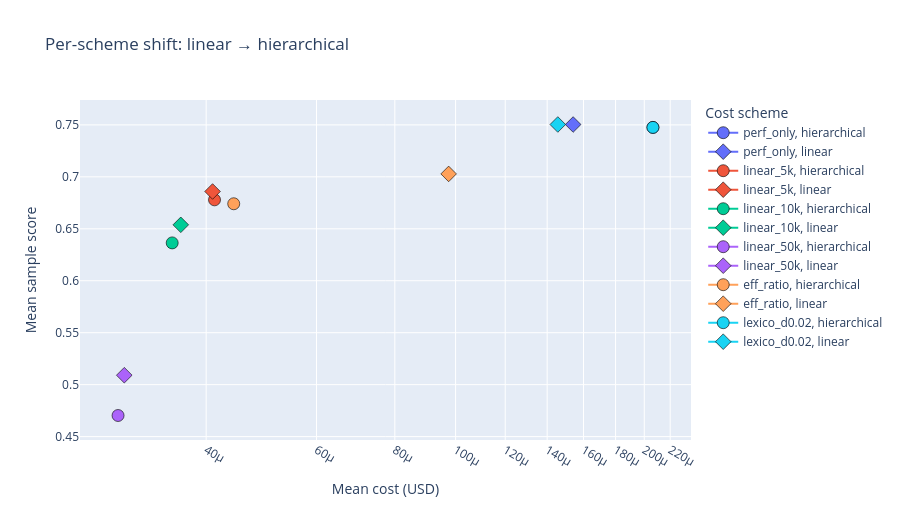

The code cell stored with this chart in its notebook:
### Code cell
# Impact view: linear → hierarchical shift per scheme
impact_pairs = (
    hier_cost_results_df.assign(cost_scheme=lambda df: pd.Categorical(df['cost_scheme'], categories=scheme_order, ordered=True))
    .sort_values(['cost_scheme', 'perf_mode'])
)

fig = px.line(
    impact_pairs,
    x='mean_cost_usd',
    y='mean_sample_score',
    color='cost_scheme',
    line_group='cost_scheme',
    markers=True,
    symbol='perf_mode',
    hover_data={
        'perf_mode': True,
        'mean_cost_usd': ':,.1e',
        'mean_sample_score': ':.4f',
        'mean_accuracy': ':.3f',
    },
    labels={'mean_cost_usd': 'Mean cost (USD)', 'mean_sample_score': 'Mean sample score'},
    title='Per-scheme shift: linear → hierarchical',
)
fig.update_traces(marker=dict(size=12, line=dict(color='black', width=0.6)))
fig.update_xaxes(type='log')
fig.update_layout(height=520, legend_title_text='Cost scheme')
fig.show()

### Figure 1 — Plotly figure (JSON) as saved in the notebook; plotly's stock layout.template omitted (floating-point values rounded to 4 significant figures)
{"data": [{"customdata": [["hierarchical", 0.7284]], "hovertemplate": "cost_scheme=perf_only<br>perf_mode=%{customdata[0]}<br>Mean cost (USD)=%{x:,.1e}<br>Mean sample score=%{y:.4f}<br>mean_accuracy=%{customdata[1]:.3f}<extra></extra>", "legendgroup": "perf_only, hierarchical", "line": {"color": "#636efa", "dash": "solid"}, "marker": {"line": {"color": "black", "width": 0.6}, "size": 12, "symbol": "circle"}, "mode": "lines+markers", "name": "perf_only, hierarchical", "orientation": "v", "showlegend": true, "type": "scatter", "x": [0.0002065], "xaxis": "x", "y": [0.7476], "yaxis": "y"}, {"customdata": [["linear", 0.7284]], "hovertemplate": "cost_scheme=perf_only<br>perf_mode=%{customdata[0]}<br>Mean cost (USD)=%{x:,.1e}<br>Mean sample score=%{y:.4f}<br>mean_accuracy=%{customdata[1]:.3f}<extra></extra>", "legendgroup": "perf_only, linear", "line": {"color": "#636efa", "dash": "solid"}, "marker": {"line": {"color": "black", "width": 0.6}, "size": 12, "symbol": "diamond"}, "mode": "lines+markers", "name": "perf_only, linear", "orientation": "v", "showlegend": true, "type": "scatter", "x": [0.000154], "xaxis": "x", "y": [0.7504], "yaxis": "y"}, {"customdata": [["hierarchical", 0.6716]], "hovertemplate": "cost_scheme=linear_5k<br>perf_mode=%{customdata[0]}<br>Mean cost (USD)=%{x:,.1e}<br>Mean sample score=%{y:.4f}<br>mean_accuracy=%{customdata[1]:.3f}<extra></extra>", "legendgroup": "linear_5k, hierarchical", "line": {"color": "#EF553B", "dash": "solid"}, "marker": {"line": {"color": "black", "width": 0.6}, "size": 12, "symbol": "circle"}, "mode": "lines+markers", "name": "linear_5k, hierarchical", "orientation": "v", "showlegend": true, "type": "scatter", "x": [4.125e-05], "xaxis": "x", "y": [0.6779], "yaxis": "y"}, {"customdata": [["linear", 0.6792]], "hovertemplate": "cost_scheme=linear_5k<br>perf_mode=%{customdata[0]}<br>Mean cost (USD)=%{x:,.1e}<br>Mean sample score=%{y:.4f}<br>mean_accuracy=%{customdata[1]:.3f}<extra></extra>", "legendgroup": "linear_5k, linear", "line": {"color": "#EF553B", "dash": "solid"}, "marker": {"line": {"color": "black", "width": 0.6}, "size": 12, "symbol": "diamond"}, "mode": "lines+markers", "name": "linear_5k, linear", "orientation": "v", "showlegend": true, "type": "scatter", "x": [4.095e-05], "xaxis": "x", "y": [0.6859], "yaxis": "y"}, {"customdata": [["hierarchical", 0.6329]], "hovertemplate": "cost_scheme=linear_10k<br>perf_mode=%{customdata[0]}<br>Mean cost (USD)=%{x:,.1e}<br>Mean sample score=%{y:.4f}<br>mean_accuracy=%{customdata[1]:.3f}<extra></extra>", "legendgroup": "linear_10k, hierarchical", "line": {"color": "#00cc96", "dash": "solid"}, "marker": {"line": {"color": "black", "width": 0.6}, "size": 12, "symbol": "circle"}, "mode": "lines+markers", "name": "linear_10k, hierarchical", "orientation": "v", "showlegend": true, "type": "scatter", "x": [3.531e-05], "xaxis": "x", "y": [0.6364], "yaxis": "y"}, {"customdata": [["linear", 0.6527]], "hovertemplate": "cost_scheme=linear_10k<br>perf_mode=%{customdata[0]}<br>Mean cost (USD)=%{x:,.1e}<br>Mean sample score=%{y:.4f}<br>mean_accuracy=%{customdata[1]:.3f}<extra></extra>", "legendgroup": "linear_10k, linear", "line": {"color": "#00cc96", "dash": "solid"}, "marker": {"line": {"color": "black", "width": 0.6}, "size": 12, "symbol": "diamond"}, "mode": "lines+markers", "name": "linear_10k, linear", "orientation": "v", "showlegend": true, "type": "scatter", "x": [3.644e-05], "xaxis": "x", "y": [0.6538], "yaxis": "y"}, {"customdata": [["hierarchical", 0.467]], "hovertemplate": "cost_scheme=linear_50k<br>perf_mode=%{customdata[0]}<br>Mean cost (USD)=%{x:,.1e}<br>Mean sample score=%{y:.4f}<br>mean_accuracy=%{customdata[1]:.3f}<extra></extra>", "legendgroup": "linear_50k, hierarchical", "line": {"color": "#ab63fa", "dash": "solid"}, "marker": {"line": {"color": "black", "width": 0.6}, "size": 12, "symbol": "circle"}, "mode": "lines+markers", "name": "linear_50k, hierarchical", "orientation": "v", "showlegend": true, "type": "scatter", "x": [2.894e-05], "xaxis": "x", "y": [0.4703], "yaxis": "y"}, {"customdata": [["linear", 0.5063]], "hovertemplate": "cost_scheme=linear_50k<br>perf_mode=%{customdata[0]}<br>Mean cost (USD)=%{x:,.1e}<br>Mean sample score=%{y:.4f}<br>mean_accuracy=%{customdata[1]:.3f}<extra></extra>", "legendgroup": "linear_50k, linear", "line": {"color": "#ab63fa", "dash": "solid"}, "marker": {"line": {"color": "black", "width": 0.6}, "size": 12, "symbol": "diamond"}, "mode": "lines+markers", "name": "linear_50k, linear", "orientation": "v", "showlegend": true, "type": "scatter", "x": [2.961e-05], "xaxis": "x", "y": [0.5091], "yaxis": "y"}, {"customdata": [["hierarchical", 0.6689]], "hovertemplate": "cost_scheme=eff_ratio<br>perf_mode=%{customdata[0]}<br>Mean cost (USD)=%{x:,.1e}<br>Mean sample score=%{y:.4f}<br>mean_accuracy=%{customdata[1]:.3f}<extra></extra>", "legendgroup": "eff_ratio, hierarchical", "line": {"color": "#FFA15A", "dash": "solid"}, "marker": {"line": {"color": "black", "width": 0.6}, "size": 12, "symbol": "circle"}, "mode": "lines+markers", "name": "eff_ratio, hierarchical", "orientation": "v", "showlegend": true, "type": "scatter", "x": [4.426e-05], "xaxis": "x", "y": [0.6741], "yaxis": "y"}, {"customdata": [["linear", 0.6936]], "hovertemplate": "cost_scheme=eff_ratio<br>perf_mode=%{customdata[0]}<br>Mean cost (USD)=%{x:,.1e}<br>Mean sample score=%{y:.4f}<br>mean_accuracy=%{customdata[1]:.3f}<extra></extra>", "legendgroup": "eff_ratio, linear", "line": {"color": "#FFA15A", "dash": "solid"}, "marker": {"line": {"color": "black", "width": 0.6}, "size": 12, "symbol": "diamond"}, "mode": "lines+markers", "name": "eff_ratio, linear", "orientation": "v", "showlegend": true, "type": "scatter", "x": [9.749e-05], "xaxis": "x", "y": [0.7028], "yaxis": "y"}, {"customdata": [["hierarchical", 0.7284]], "hovertemplate": "cost_scheme=lexico_d0.02<br>perf_mode=%{customdata[0]}<br>Mean cost (USD)=%{x:,.1e}<br>Mean sample score=%{y:.4f}<br>mean_accuracy=%{customdata[1]:.3f}<extra></extra>", "legendgroup": "lexico_d0.02, hierarchical", "line": {"color": "#19d3f3", "dash": "solid"}, "marker": {"line": {"color": "black", "width": 0.6}, "size": 12, "symbol": "circle"}, "mode": "lines+markers", "name": "lexico_d0.02, hierarchical", "orientation": "v", "showlegend": true, "type": "scatter", "x": [0.0002065], "xaxis": "x", "y": [0.7476], "yaxis": "y"}, {"customdata": [["linear", 0.7284]], "hovertemplate": "cost_scheme=lexico_d0.02<br>perf_mode=%{customdata[0]}<br>Mean cost (USD)=%{x:,.1e}<br>Mean sample score=%{y:.4f}<br>mean_accuracy=%{customdata[1]:.3f}<extra></extra>", "legendgroup": "lexico_d0.02, linear", "line": {"color": "#19d3f3", "dash": "solid"}, "marker": {"line": {"color": "black", "width": 0.6}, "size": 12, "symbol": "diamond"}, "mode": "lines+markers", "name": "lexico_d0.02, linear", "orientation": "v", "showlegend": true, "type": "scatter", "x": [0.0001456], "xaxis": "x", "y": [0.7504], "yaxis": "y"}], "layout": {"height": 520, "legend": {"title": {"text": "Cost scheme"}, "tracegroupgap": 0}, "title": {"text": "Per-scheme shift: linear → hierarchical"}, "xaxis": {"anchor": "y", "domain": [0, 1], "title": {"text": "Mean cost (USD)"}, "type": "log"}, "yaxis": {"anchor": "x", "domain": [0, 1], "title": {"text": "Mean sample score"}}}}
